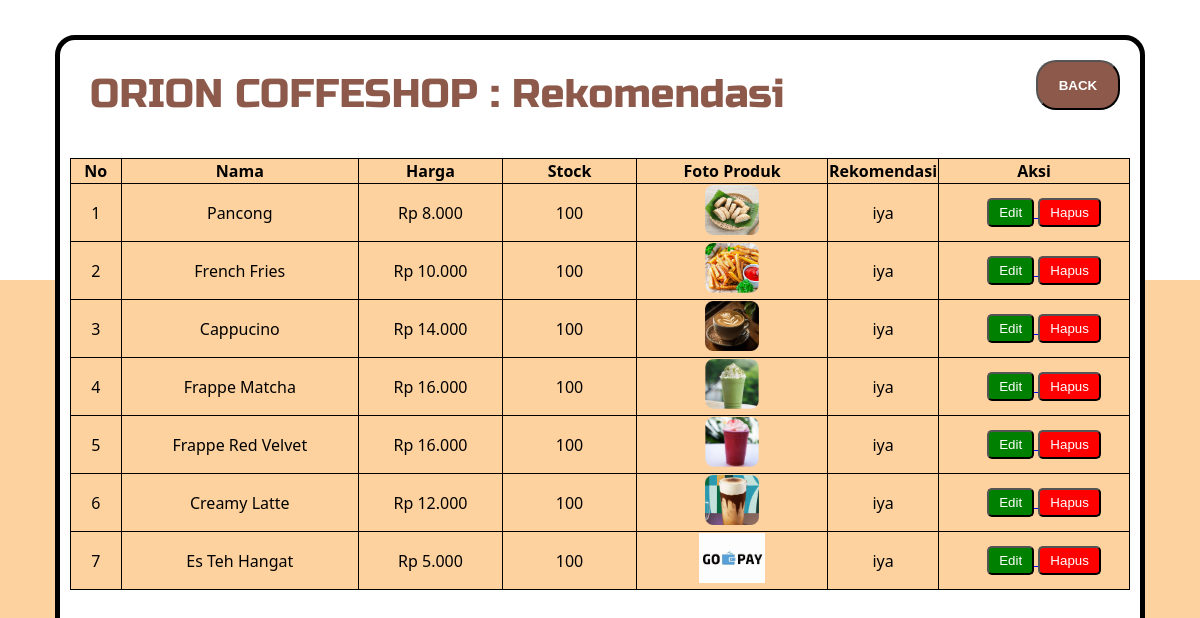
The app's page /crud/rekomendasi.php (signed in), older data.
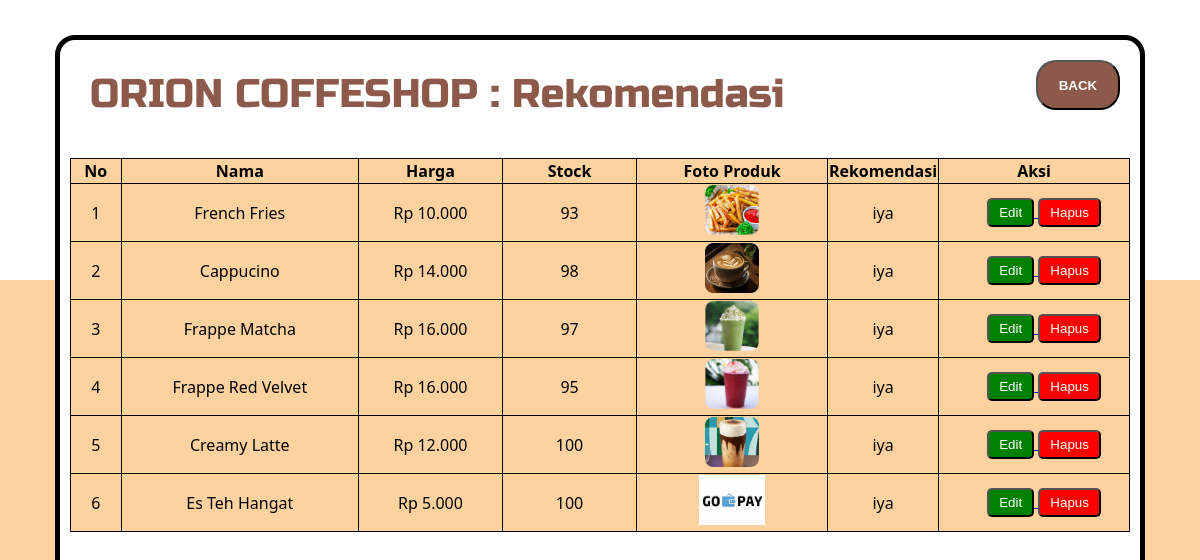
The same page, newer data.
### tables this page shows
CREATE TABLE `produk` (
  `id` int(11) NOT NULL,
  `kd_produk` varchar(255) NOT NULL,
  `nama_produk` varchar(255) NOT NULL,
  `harga` int(11) NOT NULL,
  `stok` int(5) NOT NULL,
  `gambar_produk` varchar(255) NOT NULL,
  `kategori` enum('makanan','minuman') NOT NULL,
  `rekomendasi` enum('iya','tidak') NOT NULL
);

### crud/rekomendasi.php (the view, shortened to what this page needs)
<?php
include "koneksi.php";
$sql = "SELECT * FROM produk WHERE rekomendasi = 'iya' ORDER BY id ASC";
$result = mysqli_query($koneksi, $sql);
?>
<!DOCTYPE html>
<html lang="en">
<head>
    <link rel="stylesheet" href="../style/admin.css">
</head>
<body>
    <div class="container">
        <div class="box">
            <div class="header">
                <p >ORION COFFESHOP : Rekomendasi</p>
                <div class="back">
                    <a href="kategori.html"><button>BACK</button></a>
                </div>
            </div>
            <div class="content">
                <div class="table-container">
                    <table>
                        <thead>
                            <tr>
                                <th width="50px">No</th>
                                <th width="250px">Nama</th>
                                <th width="150px">Harga</th>
                                <th width="140px">Stock</th>
                                <th width="200px">Foto Produk</th>
                                <th width="100px" >Rekomendasi</th>
                                <th width="200px">Aksi</th>
                            </tr>
                        </thead>
                        <tbody>
                            <?php if (mysqli_num_rows($result) > 0): ?>
                                <?php
                                $no = 1;
                                while($row = mysqli_fetch_assoc($result)):
                                ?>
                                    <tr>
                                        <td><?= $no++ ?></td>
                                        <td><?= htmlspecialchars($row['nama_produk']) ?></td>
                                        <td>Rp <?= number_format($row['harga'], 0, ',', '.') ?></td>
                                        <td><?= $row['stok'] ?></td>
                                        <td>
                                            <img style="height: 50px;"
                                                 src="images/<?= htmlspecialchars($row['gambar_produk']) ?>"
                                                 class="product-image">
                                        </td>
                                        <td><?= htmlspecialchars($row['rekomendasi']) ?></td>
                                        <td>
                                            <a href="edit.php?id=<?= $row['id'] ?> &from=rekomendasi.php">
                                                <button class="btn-edit">Edit</button>
                                            </a>
                                            <button onclick="confirmDelete(<?= $row['id'] ?>)"
                                                    class="btn-hapus">Hapus</button>
                                        </td>
                                    </tr>
                                <?php endwhile; ?>
                            <?php else: ?>
                                <tr>
                                    <td colspan="6" class="text-center">Tidak ada data produk</td>
                                </tr>
                            <?php endif; ?>
                        </tbody>
                    </table>
                </div>
            </div>
        </div>
    </div>
</body>
</html>

Row changes from the older to the newer data that the page shows:
no longer on this page (row edited): produk: nama_produk "Pancong", harga "8.000", stok "100", gambar_produk (picture), rekomendasi "iya"
changed produk "French Fries": stok "100" → "93"
changed produk "Cappucino": stok "100" → "98"
changed produk "Frappe Matcha": stok "100" → "97"
changed produk "Frappe Red Velvet": stok "100" → "95"
